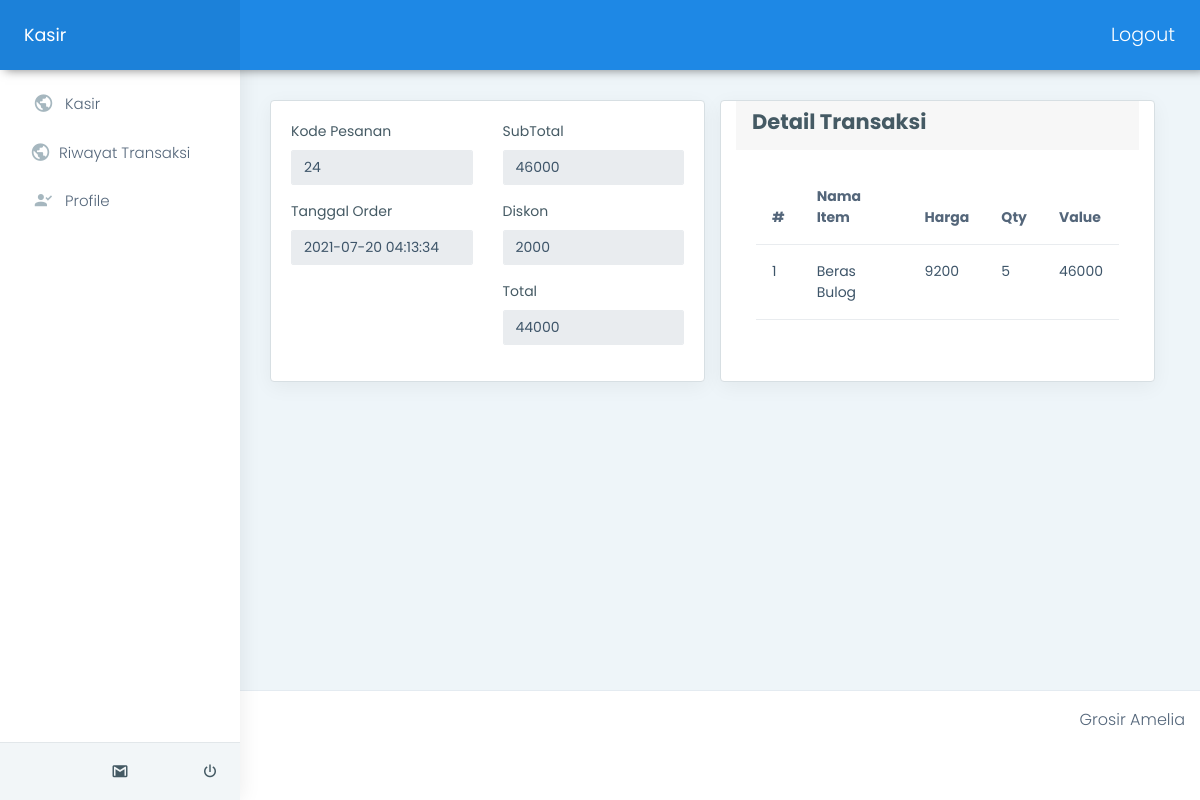
/kasir/index.php?page=kasir&modul=historytransaksidetail&id=24 (signed in), run on the app's committed database.
### tables this page shows
CREATE TABLE `tb_transaksi` (
  `Id_transaksi` int(11) NOT NULL,
  `Id_pelanggan` varchar(20) DEFAULT NULL,
  `Tanggal_transaksi` datetime DEFAULT CURRENT_TIMESTAMP,
  `diskon` double DEFAULT NULL,
  `subtotal` double DEFAULT NULL,
  `Total_bayar` varchar(20) DEFAULT NULL,
  `status` varchar(20) DEFAULT NULL,
  `order_by` varchar(40) DEFAULT NULL,
  `metode_bayar` varchar(40) DEFAULT NULL,
  `struk_gambar` varchar(100) DEFAULT NULL
);

CREATE TABLE `tb_barang` (
  `Id_barang` int(11) NOT NULL,
  `Nama_barang` varchar(40) NOT NULL,
  `stock` int(11) DEFAULT NULL,
  `harga_beli` double NOT NULL,
  `harga` double NOT NULL,
  `gambar` varchar(100) DEFAULT NULL
);

CREATE TABLE `tb_transaksi_detail` (
  `id_detail` int(11) NOT NULL,
  `id_transaksi` varchar(40) NOT NULL,
  `id_item` varchar(40) NOT NULL,
  `harga` double NOT NULL,
  `qty` double NOT NULL
);

### kasir/transaksi/historydetail.php (the view, shortened to what this page needs)
<?php
if (isset($_GET['id'])) {
    $id = $_GET['id'];
    $query="SELECT TOM.Tanggal_transaksi AS date,TOM.Id_transaksi,TOM.status,TOM.Total_bayar AS total,TOM.diskon,TOM.subtotal,TOM.metode_bayar,TOM.struk_gambar,
            CONCAT(U.fname,' ',U.lname) AS oleh,
            TB.Nama_barang,
            TMB.descr,
            TOMD.id_detail,TOMD.harga,TOMD.qty
            FROM tb_transaksi TOM
            LEFT JOIN tb_transaksi_detail TOMD ON TOMD.id_transaksi=TOM.Id_transaksi
            LEFT JOIN tb_barang TB ON TB.Id_barang=TOMD.id_item
            LEFT JOIN users U ON U.unique_id=TOM.order_by
            LEFT JOIN tb_rf_metodebayar TMB ON TMB.id=TOM.metode_bayar
            WHERE TOM.Id_transaksi='$id'";
    $result=mysqli_query($conn,$query);
    $res=mysqli_fetch_assoc($result);
}
?>
        <form action="" method="post" class='row'>
            <div class="col-md-6">
                <div class="card">
                    <div class="card-body row">
                        <div class="col-md-6">
                            <div class="form-group">
                                <label for="namabarang">Kode Pesanan</label>
                                <input type="text" name='' class='form-control' value="<?php echo $res['Id_transaksi'] ?>" disabled>
                            </div>
                            <div class="form-group">
                                <label for="namabarang">Tanggal Order</label>
                                <input type="text" name='harga' class='form-control' value="<?php echo $res['date'] ?>" disabled>
                            </div>
                        </div>
                        <div class="col-md-6">
                            <div class="form-group">
                                <label for="namabarang">SubTotal</label>
                                <input type="text" name='harga' class='form-control' value="<?php echo $res['subtotal']?>" disabled>
                            </div>
                            <div class="form-group">
                                <label for="namabarang">Diskon</label>
                                <input type="text" name='harga' class='form-control' value="<?php echo $res['diskon']?>" disabled>
                            </div>
                            <div class="form-group">
                                <label for="namabarang">Total</label>
                                <input type="text" name='harga' class='form-control' value="<?php echo $res['subtotal'] - $res['diskon'] ?>" disabled>
                            </div>
                        </div>
                    </div>
                </div>
            </div>
            <div class="row col-md-6">
                <div class="card">
                    <div class="card-header">
                        <h1 class="h3">Detail Transaksi</h1>
                    </div>
                    <div class="card-body">
                        <table class="table table-stripped">
                            <thead>
                                <tr>
                                    <th scope="col">#</th>
                                    <th scope="col">Nama Item</th>
                                    <th scope="col">Harga</th>
                                    <th scope="col">Qty</th>
                                    <th scope="col" colspan="2">Value</th>
                                </tr>
                            </thead>
                            <tbody>
                                <?php
                                    $resultDetail=mysqli_query($conn,$query);
                                    $num=0;
                                    while ($row=mysqli_fetch_assoc($resultDetail)) {
                                        $num+=1;
                                ?>
                                    <tr>
                                        <td scope="col"><?php echo $num ?></td>
                                        <td scope="col"><?php echo $row['Nama_barang'] ?></td>
                                        <td scope="col"><?php echo $row['harga'] ?></td>
                                        <td scope="col"><?php echo $row['qty'] ?></td>
                                        <td scope="col" colspan="2"><?php echo ($row['qty']* $row['harga']) ?></td>
                                    </tr>
                                <?php
                                    }
                                ?>
                            </tbody>
                        </table>
                    </div>
                </div>
            </div>
        </form>

### data on the page
tb_transaksi: Id_transaksi "24", harga "2021-07-20 04:13:34", harga "46000", harga "2000", harga "44000", tb_barang.Nama_barang "Beras Bulog", tb_transaksi_detail.harga "9200", tb_transaksi_detail.qty "5", tb_transaksi_detail.qty+harga "46000"
